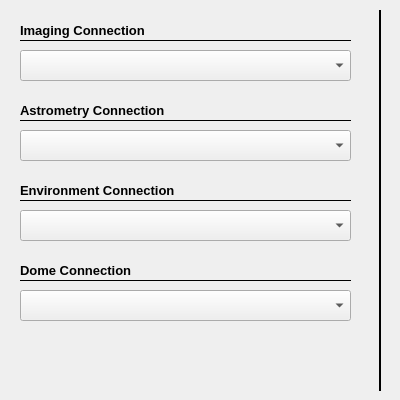
     <widget class="QWidget" name="tab_12">
      <attribute name="title">
       <string>Connections</string>
      </attribute>
      <widget class="Line" name="line_56">
       <property name="geometry">
        <rect>
         <x>370</x>
         <y>10</y>
         <width>21</width>
         <height>381</height>
        </rect>
       </property>
       <property name="styleSheet">
        <string notr="true"/>
       </property>
       <property name="frameShadow">
        <enum>QFrame::Plain</enum>
       </property>
       <property name="lineWidth">
        <number>2</number>
       </property>
       <property name="orientation">
        <enum>Qt::Vertical</enum>
       </property>
      </widget>
      <widget class="QLabel" name="label_139">
       <property name="geometry">
        <rect>
         <x>20</x>
         <y>180</y>
         <width>201</width>
         <height>21</height>
        </rect>
       </property>
       <property name="font">
        <font>
         <pointsize>10</pointsize>
         <weight>75</weight>
         <bold>true</bold>
        </font>
       </property>
       <property name="text">
        <string>Environment Connection</string>
       </property>
      </widget>
      <widget class="Line" name="line_23">
       <property name="geometry">
        <rect>
         <x>20</x>
         <y>200</y>
         <width>331</width>
         <height>1</height>
        </rect>
       </property>
       <property name="font">
        <font>
         <pointsize>10</pointsize>
        </font>
       </property>
       <property name="frameShadow">
        <enum>QFrame::Plain</enum>
       </property>
       <property name="orientation">
        <enum>Qt::Horizontal</enum>
       </property>
      </widget>
      <widget class="QComboBox" name="pd_chooseEnvironment">
       <property name="geometry">
        <rect>
         <x>20</x>
         <y>210</y>
         <width>331</width>
         <height>31</height>
        </rect>
       </property>
       <property name="toolTip">
        <string>&lt;html&gt;&lt;head/&gt;&lt;body&gt;&lt;p&gt;Chooses the framework for getting environment data.&lt;/p&gt;&lt;/body&gt;&lt;/html&gt;</string>
       </property>
      </widget>
      <widget class="QLabel" name="label_140">
       <property name="geometry">
        <rect>
         <x>20</x>
         <y>260</y>
         <width>201</width>
         <height>21</height>
        </rect>
       </property>
       <property name="font">
        <font>
         <pointsize>10</pointsize>
         <weight>75</weight>
         <bold>true</bold>
        </font>
       </property>
       <property name="text">
        <string>Dome Connection</string>
       </property>
      </widget>
      <widget class="Line" name="line_60">
       <property name="geometry">
        <rect>
         <x>20</x>
         <y>280</y>
         <width>331</width>
         <height>1</height>
        </rect>
       </property>
       <property name="font">
        <font>
         <pointsize>10</pointsize>
        </font>
       </property>
       <property name="frameShadow">
        <enum>QFrame::Plain</enum>
       </property>
       <property name="orientation">
        <enum>Qt::Horizontal</enum>
       </property>
      </widget>
      <widget class="QComboBox" name="pd_chooseDome">
       <property name="geometry">
        <rect>
         <x>20</x>
         <y>290</y>
         <width>331</width>
         <height>31</height>
        </rect>
       </property>
       <property name="toolTip">
        <string>&lt;html&gt;&lt;head/&gt;&lt;body&gt;&lt;p&gt;Chooses the framework for controlling a dome.&lt;/p&gt;&lt;/body&gt;&lt;/html&gt;</string>
       </property>
      </widget>
      <widget class="QComboBox" name="pd_chooseImaging">
       <property name="geometry">
        <rect>
         <x>20</x>
         <y>50</y>
         <width>331</width>
         <height>31</height>
        </rect>
       </property>
       <property name="toolTip">
        <string>&lt;html&gt;&lt;head/&gt;&lt;body&gt;&lt;p&gt;Chooses which imaging application or framework should be used for modeling.&lt;/p&gt;&lt;/body&gt;&lt;/html&gt;</string>
       </property>
      </widget>
      <widget class="QLabel" name="label_143">
       <property name="geometry">
        <rect>
         <x>20</x>
         <y>20</y>
         <width>241</width>
         <height>21</height>
        </rect>
       </property>
       <property name="font">
        <font>
         <pointsize>10</pointsize>
         <weight>75</weight>
         <bold>true</bold>
        </font>
       </property>
       <property name="text">
        <string>Imaging Connection</string>
       </property>
      </widget>
      <widget class="Line" name="line_50">
       <property name="geometry">
        <rect>
         <x>20</x>
         <y>40</y>
         <width>331</width>
         <height>1</height>
        </rect>
       </property>
       <property name="font">
        <font>
         <pointsize>10</pointsize>
        </font>
       </property>
       <property name="frameShadow">
        <enum>QFrame::Plain</enum>
       </property>
       <property name="orientation">
        <enum>Qt::Horizontal</enum>
       </property>
      </widget>
      <widget class="QComboBox" name="pd_chooseAstrometry">
       <property name="geometry">
        <rect>
         <x>20</x>
         <y>130</y>
         <width>331</width>
         <height>31</height>
        </rect>
       </property>
       <property name="toolTip">
        <string>&lt;html&gt;&lt;head/&gt;&lt;body&gt;&lt;p&gt;Chooses which astrometry / platesolving application or framework should be used for modeling.&lt;/p&gt;&lt;/body&gt;&lt;/html&gt;</string>
       </property>
      </widget>
      <widget class="Line" name="line_55">
       <property name="geometry">
        <rect>
         <x>20</x>
         <y>120</y>
         <width>331</width>
         <height>1</height>
        </rect>
       </property>
       <property name="font">
        <font>
         <pointsize>10</pointsize>
        </font>
       </property>
       <property name="frameShadow">
        <enum>QFrame::Plain</enum>
       </property>
       <property name="orientation">
        <enum>Qt::Horizontal</enum>
       </property>
      </widget>
      <widget class="QLabel" name="label_149">
       <property name="geometry">
        <rect>
         <x>20</x>
         <y>100</y>
         <width>241</width>
         <height>21</height>
        </rect>
       </property>
       <property name="font">
        <font>
         <pointsize>10</pointsize>
         <weight>75</weight>
         <bold>true</bold>
        </font>
       </property>
       <property name="text">
        <string>Astrometry Connection</string>
       </property>
      </widget>
     </widget>
